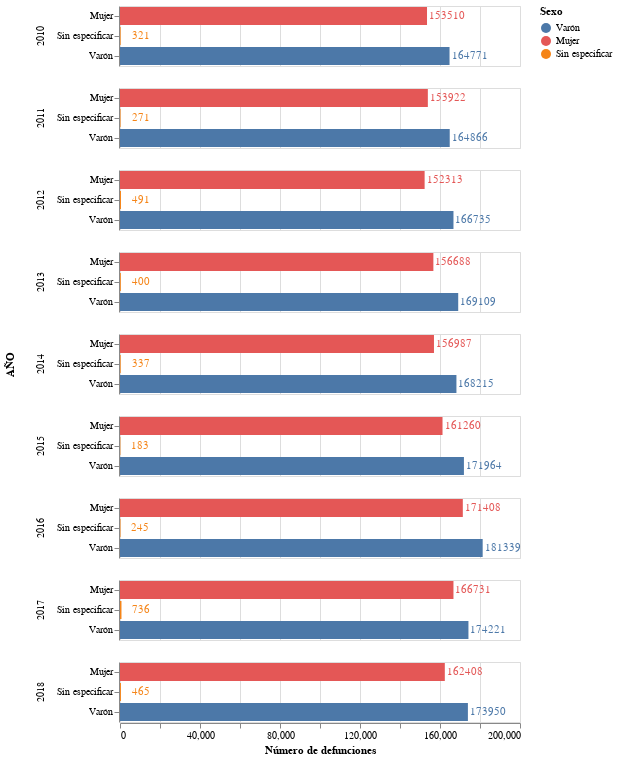

Notebook source saved alongside this figure:
### Code cell
base = alt.Chart(df_bysex4).encode(
    x=alt.X('CUENTA:Q', 
            title='Número de defunciones'
            ),
    y=alt.Y('Sexo:O', 
          title="", 
          axis=alt.Axis(labelAngle=0),
          sort='-x'),
    color=alt.Color('Sexo:N',
                    scale=alt.Scale(
                      domain=['Varón', 'Mujer','Sin especificar'],
                      range=['#4c78a8', '#e45756','#f58518']))
)

alt.layer(
  base.mark_bar(),
  base.mark_text(dx=20).encode(text='CUENTA')
).facet(
  row=alt.Row('AÑO:O', sort=['2018','2017','2016','2015','2014','2013','2012','2011','2010'])
)

### Figure 1 — Vega-Lite specification as saved in the notebook (floating-point values rounded to 4 significant figures)
{"config": {"view": {"continuousWidth": 400, "continuousHeight": 300}}, "data": {"name": "data-1925b6eca9211f486d108d52d4bf4222"}, "facet": {"row": {"type": "ordinal", "field": "AÑO", "sort": ["2018", "2017", "2016", "2015", "2014", "2013", "2012", "2011", "2010"]}}, "spec": {"layer": [{"mark": "bar", "encoding": {"color": {"type": "nominal", "field": "Sexo", "scale": {"domain": ["Varón", "Mujer", "Sin especificar"], "range": ["#4c78a8", "#e45756", "#f58518"]}}, "x": {"type": "quantitative", "field": "CUENTA", "title": "Número de defunciones"}, "y": {"type": "ordinal", "axis": {"labelAngle": 0}, "field": "Sexo", "sort": "-x", "title": ""}}}, {"mark": {"type": "text", "dx": 20}, "encoding": {"color": {"type": "nominal", "field": "Sexo", "scale": {"domain": ["Varón", "Mujer", "Sin especificar"], "range": ["#4c78a8", "#e45756", "#f58518"]}}, "text": {"type": "quantitative", "field": "CUENTA"}, "x": {"type": "quantitative", "field": "CUENTA", "title": "Número de defunciones"}, "y": {"type": "ordinal", "axis": {"labelAngle": 0}, "field": "Sexo", "sort": "-x", "title": ""}}}]}, "$schema": "https://vega.github.io/schema/vega-lite/v4.8.1.json", "datasets": {"data-1925b6eca9211f486d108d52d4bf4222": [{"AÑO": 2010, "CUENTA": 164771, "Sexo": "Varón"}, {"AÑO": 2010, "CUENTA": 153510, "Sexo": "Mujer"}, {"AÑO": 2010, "CUENTA": 321, "Sexo": "Sin especificar"}, {"AÑO": 2011, "CUENTA": 164866, "Sexo": "Varón"}, {"AÑO": 2011, "CUENTA": 153922, "Sexo": "Mujer"}, {"AÑO": 2011, "CUENTA": 271, "Sexo": "Sin especificar"}, {"AÑO": 2012, "CUENTA": 166735, "Sexo": "Varón"}, {"AÑO": 2012, "CUENTA": 152313, "Sexo": "Mujer"}, {"AÑO": 2012, "CUENTA": 491, "Sexo": "Sin especificar"}, {"AÑO": 2013, "CUENTA": 169109, "Sexo": "Varón"}, {"AÑO": 2013, "CUENTA": 156688, "Sexo": "Mujer"}, {"AÑO": 2013, "CUENTA": 400, "Sexo": "Sin especificar"}, {"AÑO": 2014, "CUENTA": 168215, "Sexo": "Varón"}, {"AÑO": 2014, "CUENTA": 156987, "Sexo": "Mujer"}, {"AÑO": 2014, "CUENTA": 337, "Sexo": "Sin especificar"}, {"AÑO": 2015, "CUENTA": 171964, "Sexo": "Varón"}, {"AÑO": 2015, "CUENTA": 161260, "Sexo": "Mujer"}, {"AÑO": 2015, "CUENTA": 183, "Sexo": "Sin especificar"}, {"AÑO": 2016, "CUENTA": 181339, "Sexo": "Varón"}, {"AÑO": 2016, "CUENTA": 171408, "Sexo": "Mujer"}, {"AÑO": 2016, "CUENTA": 245, "Sexo": "Sin especificar"}, {"AÑO": 2017, "CUENTA": 174221, "Sexo": "Varón"}, {"AÑO": 2017, "CUENTA": 166731, "Sexo": "Mujer"}, {"AÑO": 2017, "CUENTA": 736, "Sexo": "Sin especificar"}, {"AÑO": 2018, "CUENTA": 173950, "Sexo": "Varón"}, {"AÑO": 2018, "CUENTA": 162408, "Sexo": "Mujer"}, {"AÑO": 2018, "CUENTA": 465, "Sexo": "Sin especificar"}]}}
